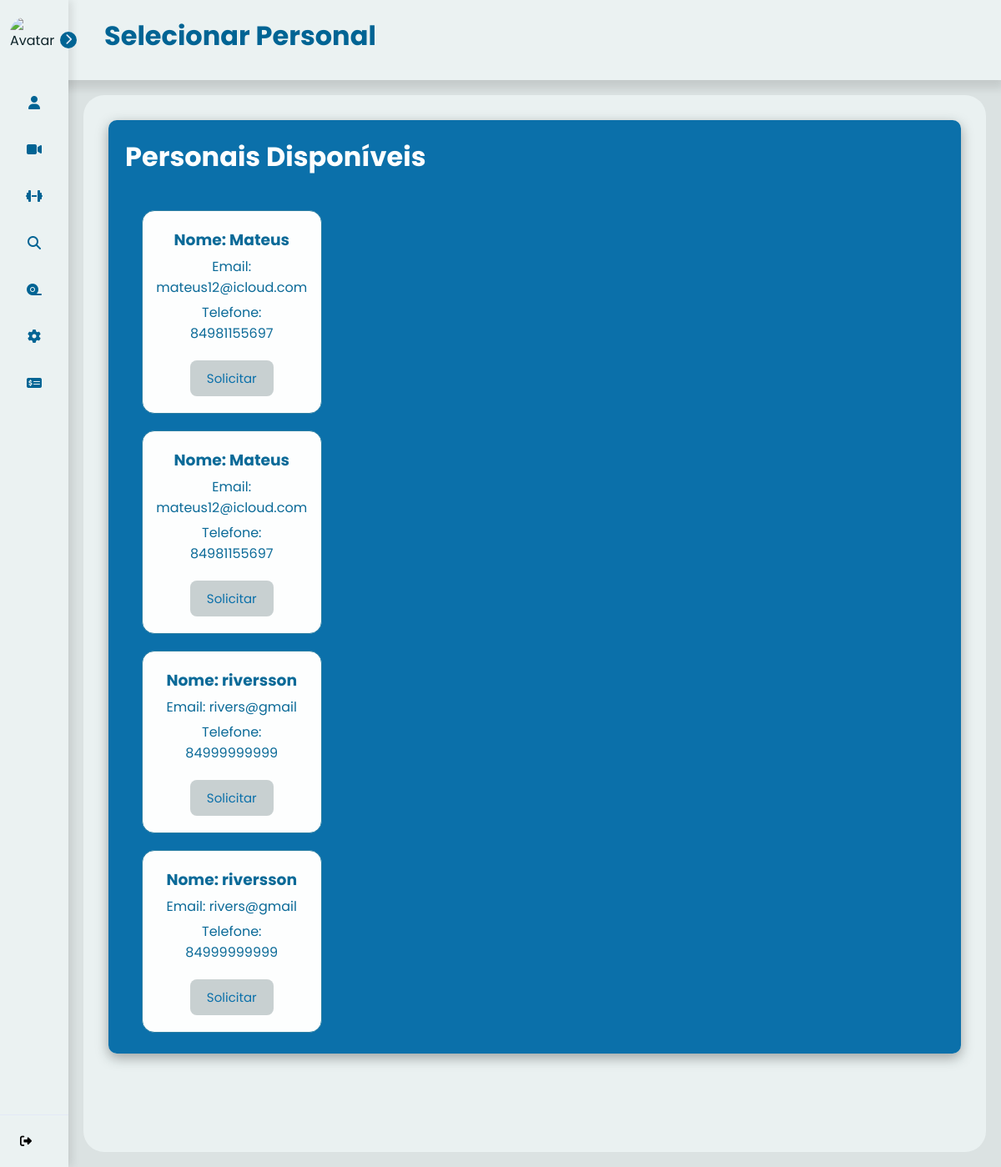
The page /seleciona_personal (signed in) on the database its author committed.
### tables this page shows
CREATE TABLE users (
    use_id INTEGER PRIMARY KEY AUTOINCREMENT,
    use_nome TEXT NOT NULL,
    use_senha TEXT NOT NULL,
    use_email TEXT NOT NULL,
    use_telefone TEXT NOT NULL,
    use_data_nascimento DATE NOT NULL,
    use_genero TEXT NOT NULL,
    use_tipo_usuario TEXT NOT NULL,
    use_dias_treino INT,
    use_horario_treino TIME,
    use_dias_trabalho INT ,
    use_horario_trabalho TIME,
    use_idade INT,
    use_peso FLOAT,
    use_altura FLOAT,
    use_foco_treino VARCHAR(90), /*foco do treino que o aluno quer desenvolver*/
    use_tipo_treino VARCHAR(90), /*tipo do treino que o personal gosta de ensinar*/
    use_contador INTEGER DEFAULT 0
);

### controllers/ProfileController.py (the view)
@profile_bp.route('/seleciona_personal', methods=['GET', 'POST'])
@login_required
def seleciona_personal():
    conn = obter_conexao()
    personais = conn.execute('''
        SELECT
            u.use_id, u.use_nome, u.use_email, u.use_telefone,
            d.dau_per_formacao, d.dau_per_cursos,
            d.dau_per_tempo_trabalho, d.dau_per_tipo_aluno,
            d.dau_per_ambiente_trabalho
        FROM users u
        LEFT JOIN dados_users_personais d
        ON u.use_id = d.dau_per_use_id
        WHERE u.use_tipo_usuario = 'personal'
    ''').fetchall()
    conn.close()
    return render_template('selecionar_personal.html', personais=personais)

### app.py (called while the page is built)
@login_manager.user_loader
def load_user(user_id):
    return User.get(user_id)

### models/__init__.py (called while the page is built)
def obter_conexao():
    conn = sqlite3.connect('database.db')
    conn.row_factory = sqlite3.Row
    return conn

### templates/selecionar_personal.html (shortened to what this page needs)
{% extends "base.html" %}
{% block titlePage %} Selecionar Personal {% endblock %}
{% block content %}
<div class="profile-page">
    <div class="profile-container2">
        <h1>Personais Disponíveis</h1>
        {% if personais %}
            <div class="profile-info2">
                {% for personal in personais %}
                    <div class="info2-items">
                        <h3 style="color: #006494;">Nome: {{ personal.use_nome }}</h3>
                        <p style="color: #006494;">Email: {{ personal.use_email }}</p>
                        <p style="color: #006494;">Telefone: {{ personal.use_telefone }}</p>
                        <button class="info2-buttons" onclick="solicitarPersonal({{ personal.use_id }})">
                            Solicitar
                        </button>
                    </div>
                {% endfor %}
            </div>
        {% else %}
            <div class="nenhum-personal">
                <p>Nenhum personal trainer cadastrado no momento.</p>
            </div>
        {% endif %}
    </div>
</div>
{% endblock %}

### templates/selecionar_personal.html (style rules this page uses)
:root { --techfit-100: #ffff; --techfit-200: #006aa7; --techfit-300: #247ba0; --techfit-400: #006494; --techfit-500: #e8f1f2; }
* { font-family: "Didact Gothic", sans-serif; margin: 0; padding: 0; box-sizing: border-box; }
body { background-color: var(--techfit-400); color: white; }
.profile-page { display: flex; width: 100%; height: 100%; }
h1 { text-align: left; color: #ffff; margin-bottom: 10px; }
.profile-container2 h1 { color:#ffff; }
.profile-container2 { display: flex; flex-direction: column; background-color: #006aa7; color:#ffff; width: 100%; max-width: 100%; box-shadow: 0 5px 15px rgba(0, 0, 0, 0.35); border-radius: 10px; padding: 20px; gap: 10px; box-sizing: border-box; overflow: hidden; overflow: hidden; max-height: 80vh; overflow-y: auto; }
@media (max-width: 1200px) { .profile-info2 { grid-template-columns: repeat(2, 1fr); } }
.info2-items { display: flex; flex-direction: column; align-items: center; justify-content: center; text-align: center; width: 100%; min-height: 120px; background-color: #F9F9F9; padding: 10px; border-radius: 10px; box-sizing: border-box; gap: 5px; flex: 1 1 calc(50% - 10px); min-width: 150px; max-width: calc(50% - 10px); position: relative; }
.info2-buttons { margin-top: 10px; border: 2px solid; border-radius: 10px; box-sizing: border-box; cursor: pointer; padding: 5px; width: 100px; text-align: center; font-size: 15px; background-color: var(--techfit-500); color: var(--techfit-400); }
.profile-info2 { display: grid; width: 50%; height: auto; grid-template-columns: repeat(auto-fill, minmax(300px, 1fr)); gap: 20px; padding: 20px; }
.info2-items { background-color: #ffff; border-radius: 15px; padding: 20px; width: 100%; height: auto; backdrop-filter: blur(10px); border: 1px solid var(--techfit-300); transition: transform 0.3s ease; }
.info2-buttons { margin-top: 15px; background: #c8cfd0; color: var(--techfit-200); border: none; padding: 10px 20px; border-radius: 8px; cursor: pointer; transition: all 0.3s ease; }

### templates/base.html (style rules this page uses)
* { margin: 0; padding: 0; box-sizing: border-box; font-family: 'Poppins', sans-serif; }
body { display: flex; min-height: 100vh; background-color: #dbe2e2; padding-left: 82px; color: #0d2329; }

### rows shown on the page
users: use_nome "Mateus", use_email "mateus12@icloud.com", use_telefone "84981155697"
users: use_nome "Mateus", use_email "mateus12@icloud.com", use_telefone "84981155697"
users: use_nome "riversson", use_email "rivers@gmail", use_telefone "84999999999"
users: use_nome "riversson", use_email "rivers@gmail", use_telefone "84999999999"
